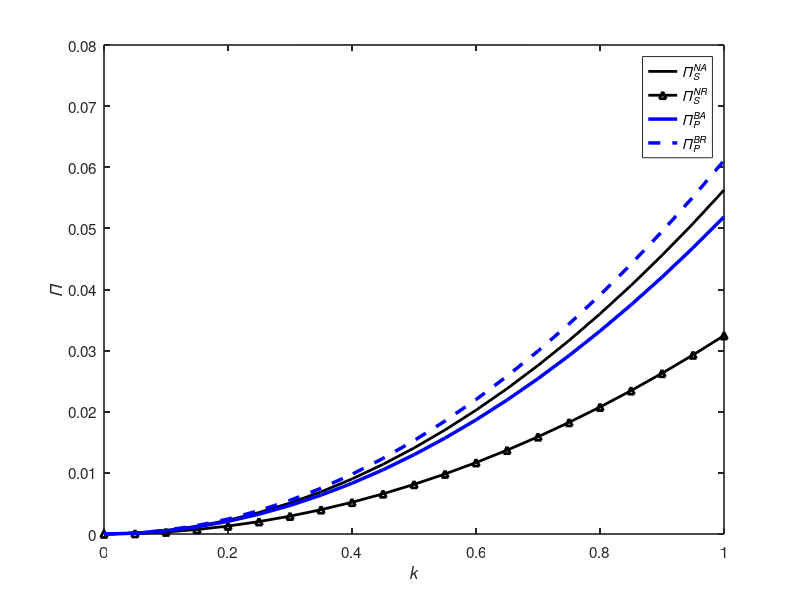

Write the MATLAB code that produced this figure.
%AI技术的成本对于二手产品价格的影响
clc;
clc;
clear;

alpha = 0.2;
gamma = 0.3;
q1 = 1;
mu =0.7; % 请根据需要设置 mu 的值
q2 = mu * q1;
k = (0:0.05:1);
qs = k * mu;
qn = k * q1;
cb = 0.01;

A = 2 - gamma.^2;
B = 4 - gamma.^2 - alpha * gamma.^2;


% N-AA 无AI技术-代理模式
% 均衡解
PS_NAA = (A .* qs - gamma .* qn) / (2 + A);
PN_NAA = (A .* qn - gamma .* qs) / (2 + A);
% 需求函数
DS_NAA = (A .* qs - gamma .* qn) / (2 + A);
DN_NAA = (A .* qn - gamma .* qs) / (2 + A);
%利润函数
Pi_P_NAA= DN_NAA .* (alpha .* PN_NAA ) + DS_NAA .* (alpha .* PS_NAA);
Pi_S_NAA= (1 - alpha) .* (DS_NAA .* PS_NAA);
Pi_N_NAA= (1 - alpha) .* (DN_NAA .* PN_NAA);

% N-WA 无AI技术-批发模式
% 均衡解
w_NWA = (A .* qs + gamma .* (alpha - 1 - alpha .* A) .* qn) / (2 .* A);
PS_NWA = (((alpha + 1) .* A.^2 + (1 - 2 .* alpha) .* A) * qs + gamma .* (alpha - 1 - A) * qn) ./ (A .* B);
PN_NWA = (((alpha + 2) .* A.^2 + (1 - 3 .* alpha) .* A + 2.*(alpha-1)) .* qn + gamma .* (-A) .* qs)./ (2 .* A .* B);
% 需求函数
DS_NWA =((A.^2).*qs+(-alpha.*(A.^2)+(alpha-1).*A).*gamma.*qn)./(2.*A.*B);
DN_NWA =((-A).*gamma.*qs+((alpha+2).*A.^2+(-3.*alpha+1).*A+2.*alpha-2).*qn)./(2.*A.*B);
%利润函数
Pi_P_NWA= DN_NWA .* (alpha .* PN_NWA ) + DS_NWA.* (PS_NWA-w_NWA);
Pi_S_NWA= w_NWA .* DS_NWA;
Pi_N_NWA= (1 - alpha) .* (DN_NWA .* PN_NWA);

% P-AA 平台承担AI技术-代理模式
% 均衡解
PS_PAA = (A .* q2 - gamma .* q1) ./ (2 + A);
PN_PAA = (A .* q1 - gamma .* q2) ./ (2 + A);
% 需求函数
DS_PAA = (A .* q2 - gamma .* q1) ./ (2 + A);
DN_PAA = (A .* q1 - gamma .* q2) ./ (2 + A);
%利润函数
Pi_P_PAA=DN_PAA .* (alpha .* PN_PAA-cb) + DS_PAA .* (alpha .* PS_PAA-cb);
Pi_S_PAA= (1 - alpha) .* (DS_PAA .* PS_PAA);
Pi_N_PAA= (1 - alpha) .* (DN_PAA .* PN_PAA);

% P-WA 平台承担AI技术-批发模式
% 均衡解
w_PWA = (A.*q2+(-alpha.*A+(alpha-1)).*gamma.*q1+(1-A).*(1-gamma).*cb)./(2.*(A-1));
PS_PWA =(((alpha-2).*A+(1-alpha)).*gamma.*q1+(2.*(alpha+1).*A.^2-(6.*alpha+1).*A+4.*alpha).*q2+(1-gamma).*(A-1).*cb)./(2.*(A-1).*B);
PN_PWA =(((alpha+2).*A.^2+(-3.*alpha-1).*A+2.*alpha-2).*q1+(2-A).*gamma.*q2+(1-gamma).*(A-1).*gamma.*cb)./(2.*(A-1).*B);
% 需求函数
DS_PWA =((A.*A-A).*q2+(-alpha.*A.*A+(2.*alpha-1).*A+(-alpha+1)).*gamma.*q1+(gamma.*gamma-1).*(1-gamma).*(A-1).*cb)./(2.*(A-1).*B);
DN_PWA =((2.*A.^2+(-2).*A).*q1+(-2.*A+2).*gamma.*q2)./(2.*(A-1).*B);
%利润函数
Pi_P_PWA= DN_PWA .* (alpha .* PN_PWA-cb ) + DS_PWA.* (PS_PWA-w_PWA-cb);
Pi_S_PWA= w_PWA .* DS_PWA;
Pi_N_PWA= (1 - alpha) .* (DN_PWA .* PN_PWA);


plot(k, Pi_S_NAA, 'k', 'MarkerSize', 5, 'LineWidth', 2); hold on;
plot(k, Pi_S_NWA, 'k-^', 'MarkerSize', 5, 'LineWidth', 2); hold on;
plot(k, Pi_P_NAA, 'b', 'MarkerSize', 5, 'LineWidth', 2.5); hold on;
plot(k, Pi_P_NWA, 'b--', 'MarkerSize', 5, 'LineWidth', 2.5); hold off;

%plot(k, Pi_S_PAA+0.*k, 'k', 'MarkerSize', 5, 'LineWidth', 2); hold on;
%plot(k, Pi_S_PWA+0.*k, 'k-^', 'MarkerSize', 5, 'LineWidth', 2); hold on;
%plot(k, Pi_P_PAA+0.*k, 'b', 'MarkerSize', 5, 'LineWidth', 2.5); hold on;
%plot(k, Pi_P_PWA+0.*k, 'b--', 'MarkerSize', 5, 'LineWidth', 2.5); hold off;


xlabel('{\it{k}}');
ylabel('{\it{\Pi}}');
legend('\it{\Pi_S^{NA}}', '\it{\Pi_S^{NR}}', '\it{\Pi_P^{BA}}','\it{\Pi_P^{BR}}');
set(gca, 'LineWidth', 1.2);
set(gca, 'FontSize', 11);
